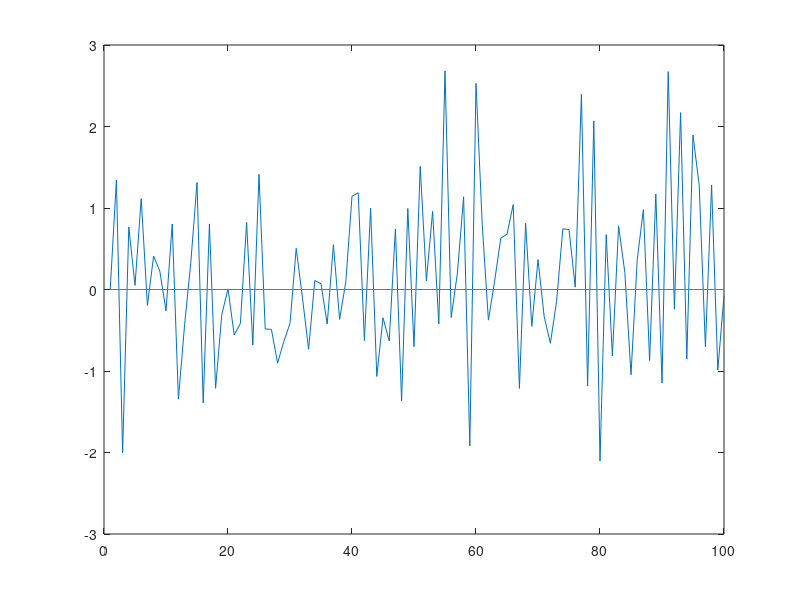

Write the MATLAB code that produced this figure.
% AR(1) process for 1000 lags
 
N = 100;
X = zeros(N);
phi = -0.3;

for t = 2:N
    e = normrnd(0,1);
    X(t) = phi*X(t-1) + e;
end

plot(X);